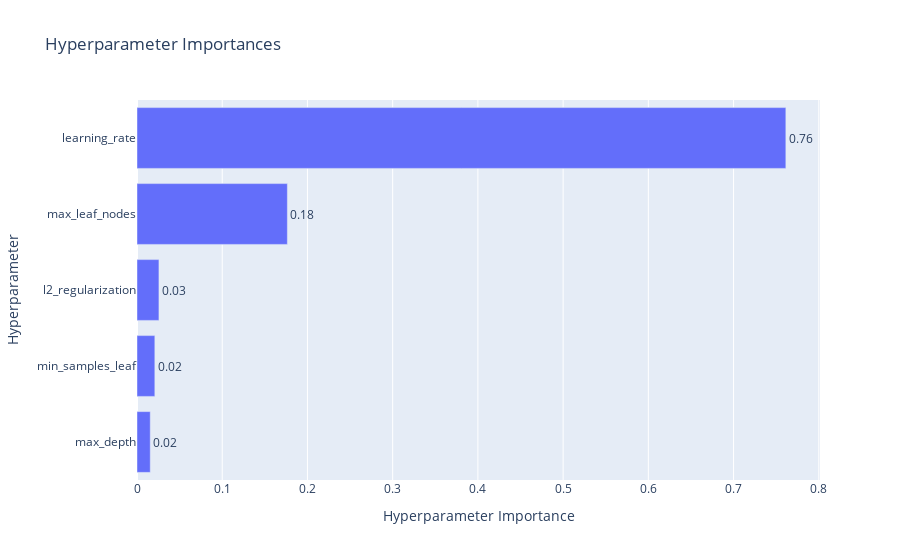

Notebook code cell kept with this figure:
### Code cell
# Plot parameter importances
plot_param_importances(study)

### Figure 1 — Plotly figure (JSON) as saved in the notebook; plotly's stock layout.template omitted (floating-point values rounded to 4 significant figures)
{"data": [{"cliponaxis": false, "hovertemplate": ["max_depth (IntDistribution): 0.015546350482160357<extra></extra>", "min_samples_leaf (IntDistribution): 0.020936039757477654<extra></extra>", "l2_regularization (FloatDistribution): 0.025741571632099898<extra></extra>", "max_leaf_nodes (IntDistribution): 0.17643531515829947<extra></extra>", "learning_rate (FloatDistribution): 0.7613407229699625<extra></extra>"], "name": "Objective Value", "orientation": "h", "text": ["0.02", "0.02", "0.03", "0.18", "0.76"], "textposition": "outside", "type": "bar", "x": [0.01555, 0.02094, 0.02574, 0.1764, 0.7613], "y": ["max_depth", "min_samples_leaf", "l2_regularization", "max_leaf_nodes", "learning_rate"]}], "layout": {"title": {"text": "Hyperparameter Importances"}, "xaxis": {"title": {"text": "Hyperparameter Importance"}}, "yaxis": {"title": {"text": "Hyperparameter"}}}}
